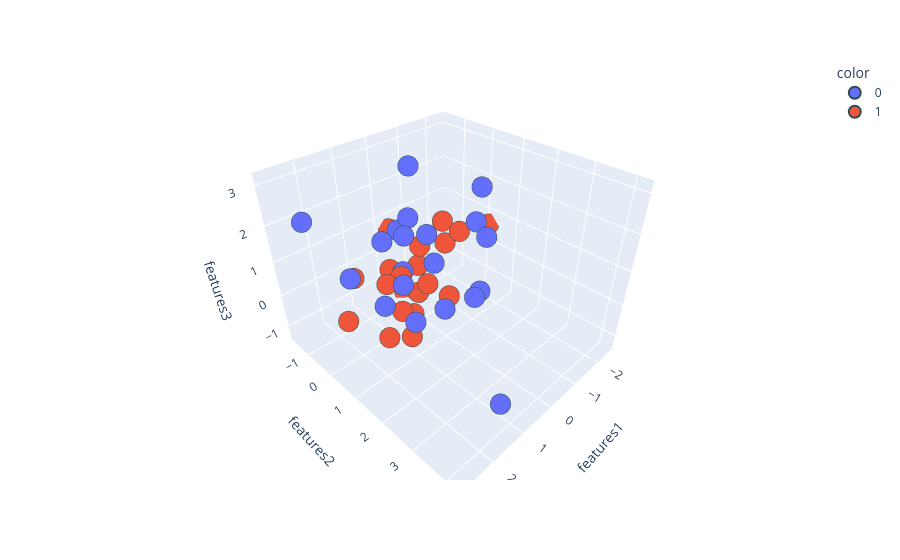

Source (notebook cell):
### Code cell
import plotly.express as px
#y_train_trf = y_train.astype(str)
fig = px.scatter_3d(df, x=df['features1'], y=df['features2'], z=df['features3'],
              color=df['target'].astype('str'))
fig.update_traces(marker=dict(size=12,
                              line=dict(width=2,
                                        color='DarkSlateGrey')),
                  selector=dict(mode='markers'))

fig.show()

### Figure 1 — Plotly figure (JSON) as saved in the notebook; plotly's stock layout.template omitted (floating-point values rounded to 4 significant figures)
{"data": [{"hovertemplate": "color=0<br>features1=%{x}<br>features2=%{y}<br>features3=%{z}<extra></extra>", "legendgroup": "0", "marker": {"color": "#636efa", "line": {"color": "DarkSlateGrey", "width": 2}, "size": 12, "symbol": "circle"}, "mode": "markers", "name": "0", "scene": "scene", "showlegend": true, "type": "scatter3d", "x": [1.438, 1.677, 0.8989, 1.01, 2.224, 2.011, 2.823, 0.2046, -0.7233, -0.7643, 1.425, 0.1771, 0.7319, 1.251, 0.7489, -1.39, -1.028, 0.2907, 0.3849, 1.234], "y": [1.1, 4.188, 0.436, 1.438, 0.2304, 1.921, -0.3329, -0.01154, 1.461, 1.567, 1.441, -0.5981, 0.5174, 0.1864, 2.593, 0.6667, 1.131, 0.867, 1.324, 0.05278], "z": [1.065, -0.08056, 0.821, 2.328, 1.192, 2.933, 2.637, 3.151, -0.08537, 1.549, 0.1826, 1.227, 2.245, 1.704, 1.171, 1.344, 2.603, 0.9826, -0.1032, -0.2616]}, {"hovertemplate": "color=1<br>features1=%{x}<br>features2=%{y}<br>features3=%{z}<extra></extra>", "legendgroup": "1", "marker": {"color": "#EF553B", "line": {"color": "DarkSlateGrey", "width": 2}, "size": 12, "symbol": "circle"}, "mode": "markers", "name": "1", "scene": "scene", "showlegend": true, "type": "scatter3d", "x": [0.2411, -2.506, 0.667, 1.267, 1.772, -1.01, -1.838, -0.04544, -0.3675, 1.045, -0.3316, 1.415, 0.4206, -0.02254, 1.968, 0.1901, -0.4208, -0.9926, 0.3223, 0.9486], "y": [-0.9525, 0.147, 0.02581, 0.1736, -0.3475, 0.4417, -0.9388, 1.041, -1.137, 0.5382, -1.632, 0.4577, 0.4116, 0.01342, -0.5478, 0.5121, -0.552, -0.1613, 0.06034, 0.7017], "z": [-0.1363, 0.6062, -0.7776, -1.223, 0.6701, 1.129, -0.2018, -0.09403, -1.322, 0.8121, 0.6191, 0.7289, -0.07132, 0.9359, -0.6794, 0.1315, -0.1211, 1.192, -1.043, -1.051]}], "layout": {"legend": {"title": {"text": "color"}, "tracegroupgap": 0}, "margin": {"t": 60}, "scene": {"domain": {"x": [0, 1], "y": [0, 1]}, "xaxis": {"title": {"text": "features1"}}, "yaxis": {"title": {"text": "features2"}}, "zaxis": {"title": {"text": "features3"}}}}}
